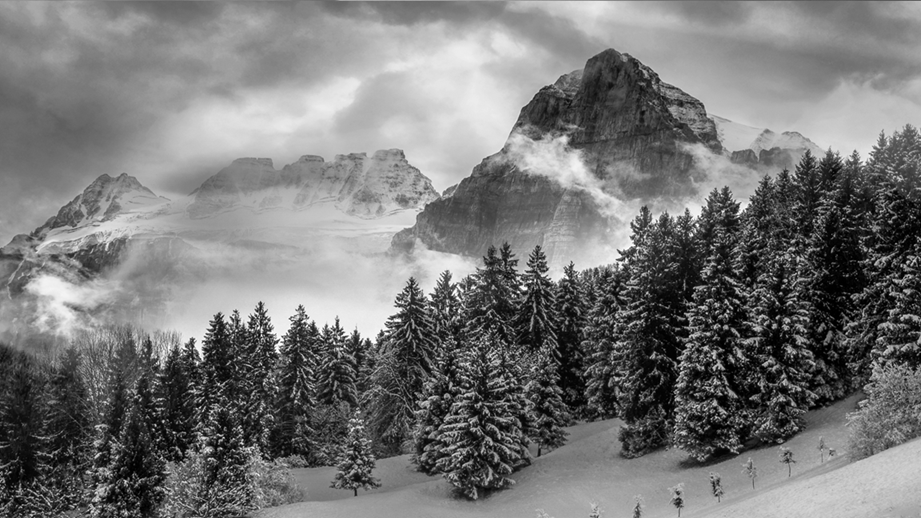
#> input picture notebooks/Labs/01/images/Task1.jpg, 921 x 518 px
$ jupyter execute 5367751-lab01.ipynb
#> lines starting #> are read from the running program, lines starting #| are printed output that depends on the picture
<div align="center">
    <h1><u>Lab 01</u></h1>
</div>

[cell 1]
import cv2
import numpy as np
import matplotlib.pyplot as plt

<h2 align="center">
    <u>Task 01</u>
</h2>

[cell 2]
"""
Reading the image & converting image colour format from BGR -> RGB
"""
img = cv2.imread("images/Task1.jpg")
#> img is the input picture: shape (518, 921, 3); min 0, max 255, mean 119.7
img = cv2.cvtColor(img, cv2.COLOR_BGR2RGB)

"""
Invert all pixel values in the image
This will transform bright areas to dark and dark areas to bright (inverting)
"""
inverted_img = 255 - img
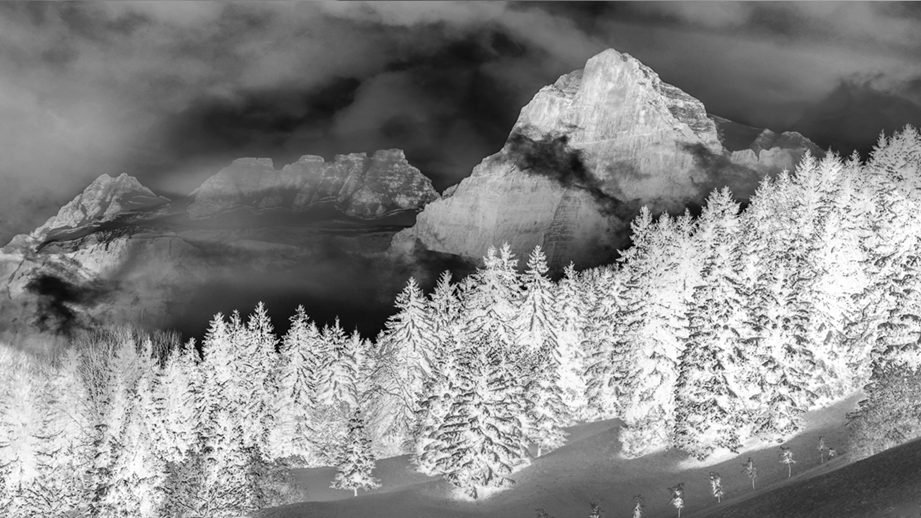
#> inverted_img: shape (518, 921, 3); min 0, max 255, mean 135.3

"""
Gamma value to enahnce the contrast between dark background and bright trees
> 1 to make the dark areas darker (mainly just played around to match the sample output from the spec)
"""
gamma = 1.4

# normalising the inverted image to [0, 1] for gamma correction
normalised_img = inverted_img / 255.0

"""
Apply gamme correction by raising each pixel value to the power of the gamme value
Increases contrast, making dark areas darker and the light areas stay the same
"""
gamme_correction = np.power(normalised_img, gamma)
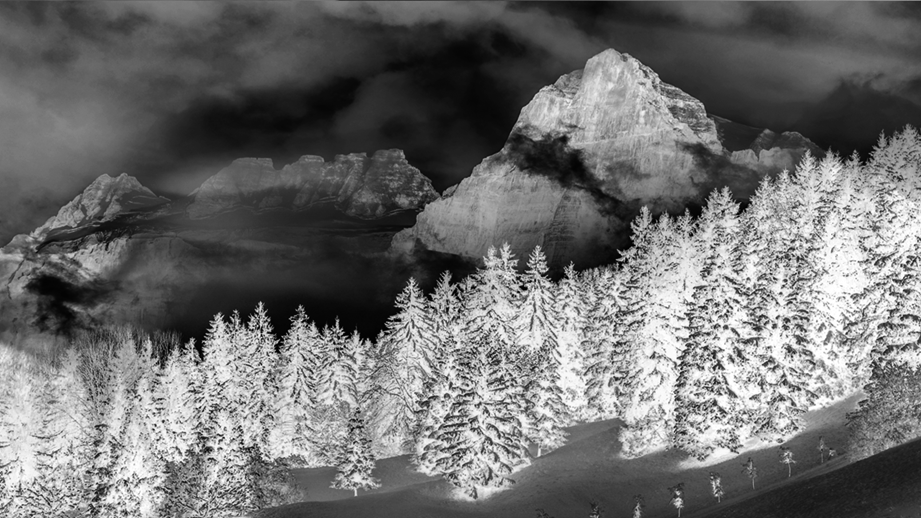
#> gamme_correction: shape (518, 921, 3) float64; min 0, max 1, mean 0.436

# back to [0,255] standard range and converting it back to unit-8
nighttime_img = (gamme_correction * 255).astype(np.uint8)


"""
Displaying the image
"""
plt.figure(figsize=(12,6))

plt.subplot(1,2,1)
plt.imshow(img)
plt.title("Input")
plt.axis("off")

plt.subplot(1,2,2)
plt.imshow(nighttime_img)
plt.title("Output")
plt.axis("off")

plt.tight_layout()
plt.show()
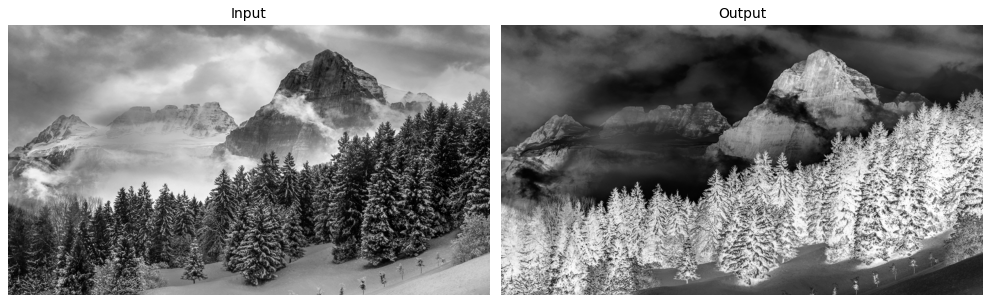
#> figure drawn by matplotlib, 2 panels

<h2 align="center">
    <u>Task 02</u>
</h2>
Median filtering in this case was the better method to remove the grainy noise from the input. Unlike Gaussian filtering, which averages the pixel values, median filtering replaces each filter with a median value from its neighbourhood.

This approach effectively eliminates outlier noise values without compromising edge integrity. The input of panda contained sharp transitions between black and white areas which needed to be preserved.

Hence, the median filter is better here as it maintains these edge boundaries while removing isolated noise pixels, which results in a cleaner image shown below.

[cell 3]
"""
Reading the image & converting image colour format from BGR -> RGB
"""
img = cv2.imread("images/Task2.jpg")
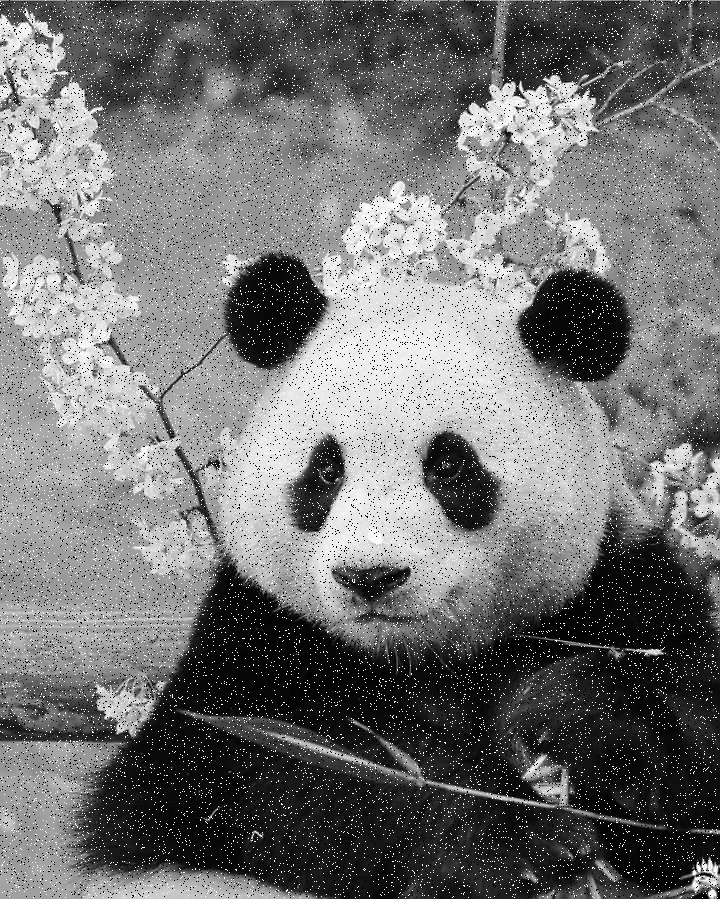
#> input picture notebooks/Labs/01/images/Task2.jpg, 720 x 899 px
#> img is the input picture: shape (899, 720, 3); min 0, max 255, mean 114.2
img = cv2.cvtColor(img, cv2.COLOR_BGR2RGB)

# Applying median filter, kernel size = 5
median_filtered = cv2.medianBlur(img, 5)

"""
Displaying the image
"""
plt.figure(figsize=(9,6))

plt.subplot(1,2,1)
plt.imshow(img)
plt.title("Input")
plt.axis("off")

plt.subplot(1,2,2)
plt.imshow(median_filtered)
plt.title("Output")
plt.axis("off")

plt.tight_layout()
plt.show()

<h2 align="center">
    <u>Task 03</u>
</h2>

For this input, unsharp masking was the better technique, as it enhances edges by subtracting a blurred version of the image from the original, creating a mask that highlights high-frequency details. When this mask is added back to the original image with the weight of $5.0$, it accentuates edges while preserving the overall structure.

Laplacian sharpening, being a second-order derivative operator, amplifies noise, produces harsh artificial-looking edges with potential ringing artifacts. Unsharp masking is able to provide a more natural enhancement to the input by selectively boosting existing details.

[cell 4]
"""
Reading the image & converting image colour format from BGR -> RGB
"""
img = cv2.imread("images/Task3.jpg")
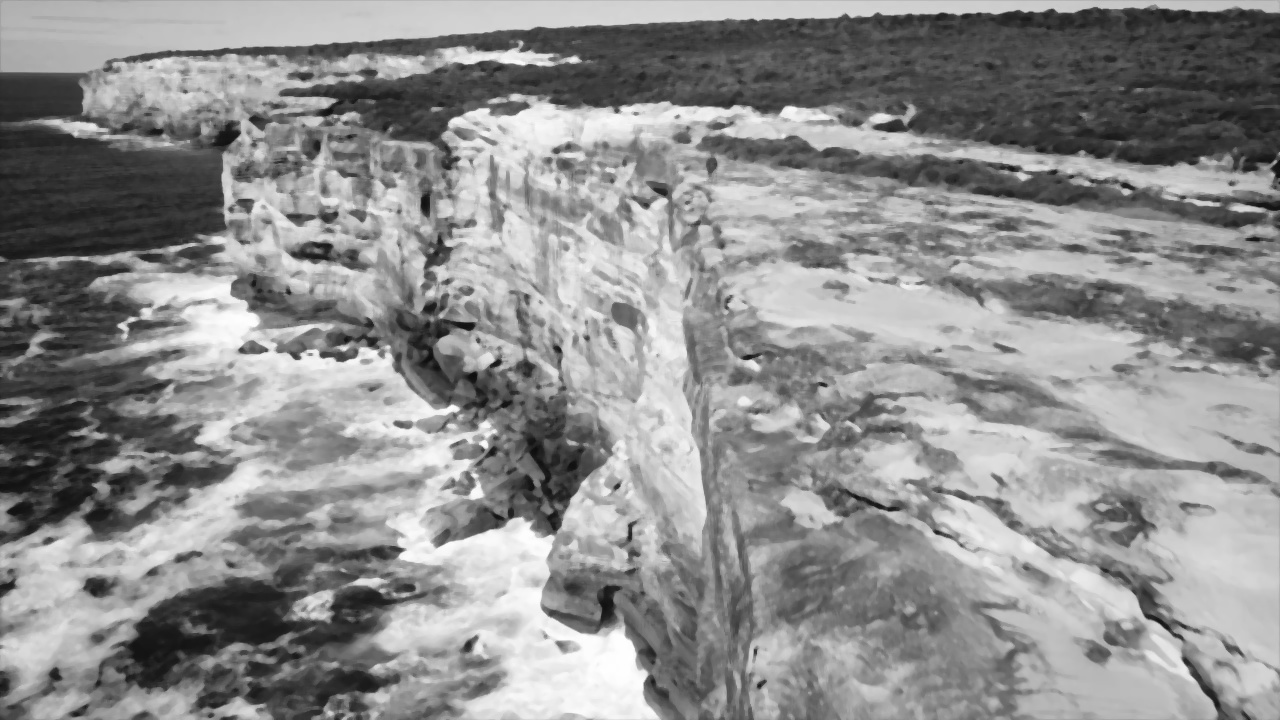
#> input picture notebooks/Labs/01/images/Task3.jpg, 1280 x 720 px
#> img is the input picture: shape (720, 1280, 3); min 11, max 255, mean 141.8
img = cv2.cvtColor(img, cv2.COLOR_BGR2RGB)

# Gaussian blur with kernel = 5 x 5 and sigma = 1
blurred = cv2.GaussianBlur(img, (5,5), 4)

# Sharpening mask, sub blurred img with original
sharpening_mask = cv2.subtract(img, blurred)
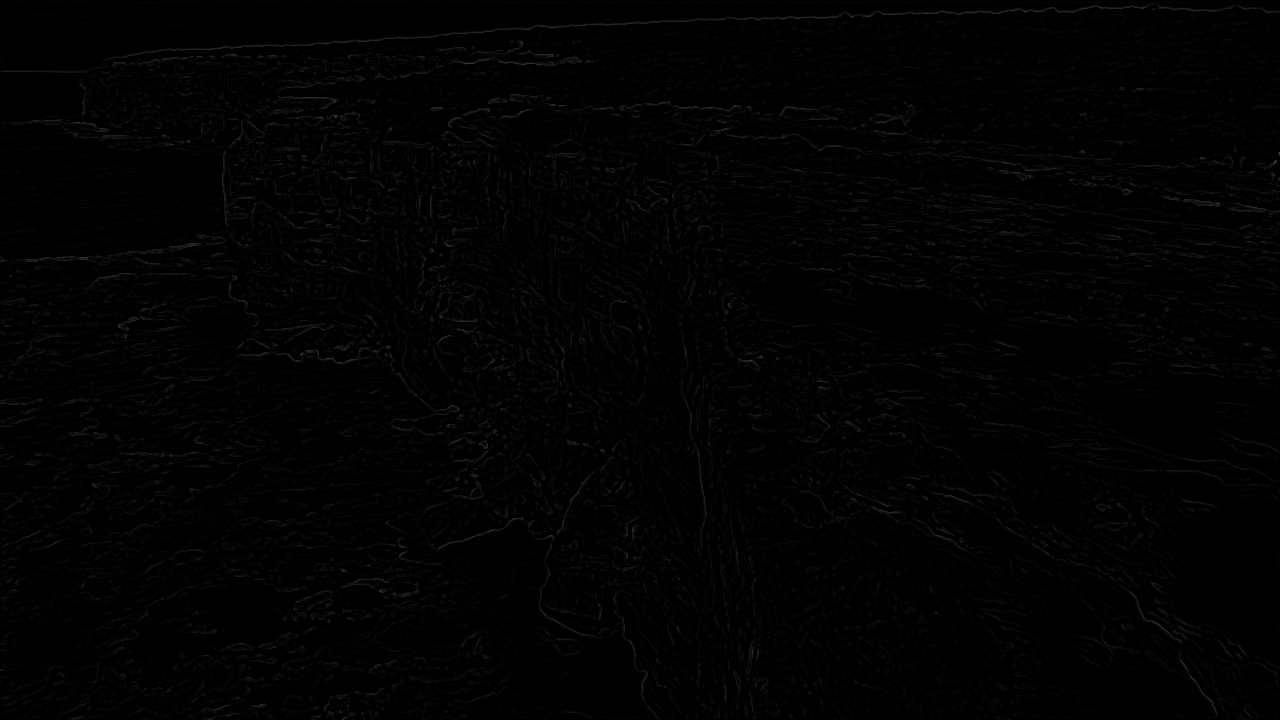
#> sharpening_mask: shape (720, 1280, 3); min 0, max 67, mean 2.1

# add weighted mask back to the original
sharpened = cv2.addWeighted(img, 1.0, sharpening_mask, 5.0, 0)
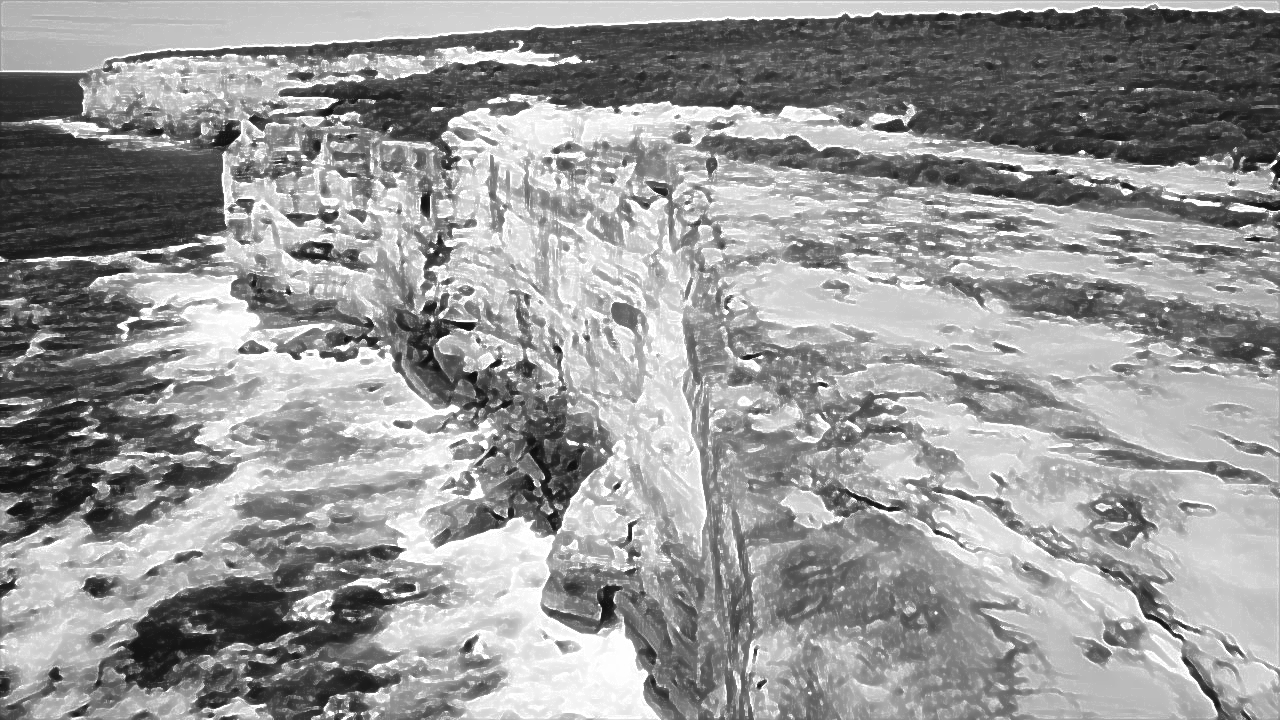
#> sharpened: shape (720, 1280, 3); min 11, max 255, mean 151.1


"""
Display the image
"""
plt.figure(figsize=(12,5))

plt.subplot(1,2,1)
plt.imshow(img)
plt.title("Input")
plt.axis("off")

plt.subplot(1,2,2)
plt.imshow(sharpened)
plt.title("Output")
plt.axis("off")

plt.show()
